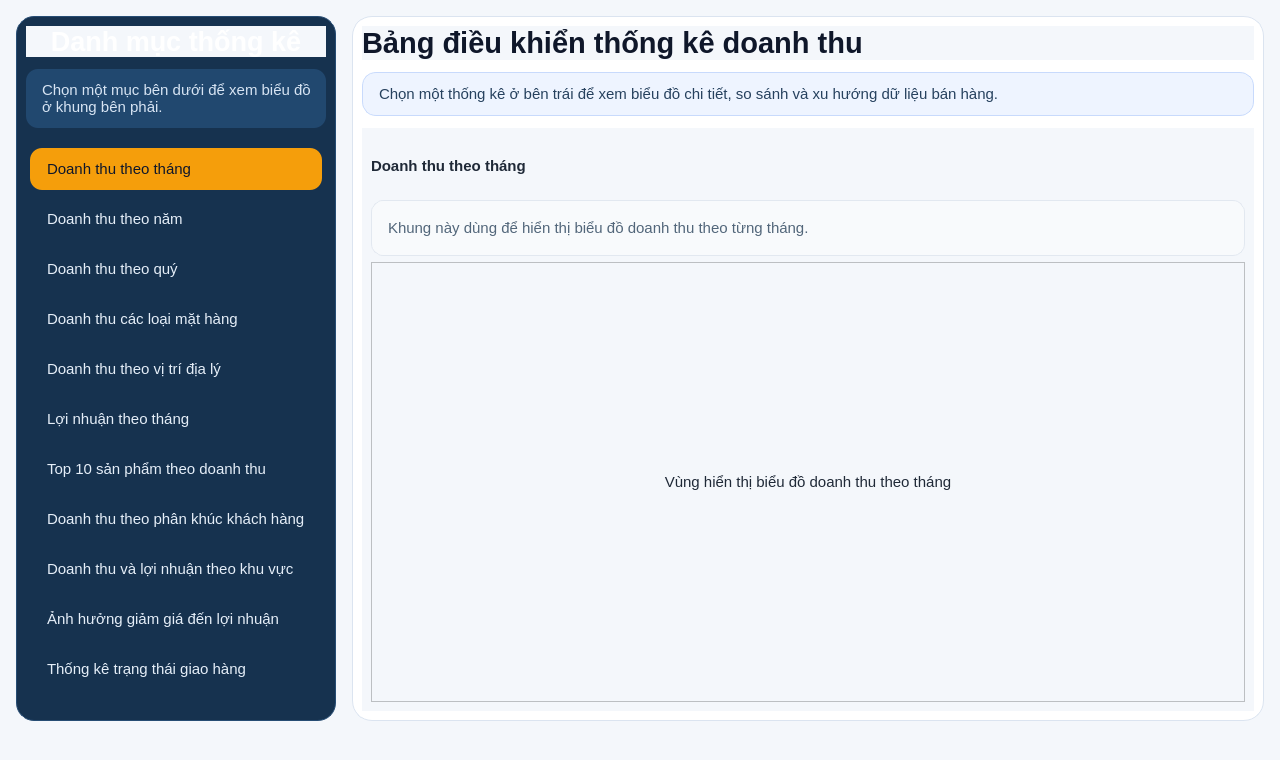
<?xml version="1.0" encoding="UTF-8"?>
<ui version="4.0">
 <class>MainWindow</class>
 <widget class="QMainWindow" name="MainWindow">
  <property name="geometry">
   <rect>
    <x>0</x>
    <y>0</y>
    <width>1280</width>
    <height>760</height>
   </rect>
  </property>
  <property name="windowTitle">
   <string>Thống kê doanh thu</string>
  </property>
  <property name="styleSheet">
   <string notr="true">QMainWindow, QWidget {
    background-color: #f4f7fb;
    color: #1f2937;
    font-family: "Segoe UI";
    font-size: 11pt;
}
QFrame#menuFrame {
    background-color: #16324f;
    border-radius: 18px;
    border: 1px solid #274d74;
}
QFrame#contentFrame {
    background-color: #ffffff;
    border-radius: 20px;
    border: 1px solid #dbe4f0;
}
QLabel#menuTitleLabel {
    color: #ffffff;
    font-size: 20pt;
    font-weight: 700;
}
QLabel#menuHintLabel {
    color: #d7e4f3;
    background-color: #21486f;
    border-radius: 12px;
    padding: 12px;
}
QListWidget#statisticsListWidget {
    background-color: transparent;
    border: none;
    color: #e5eef8;
    outline: 0;
    padding: 4px;
}
QListWidget#statisticsListWidget::item {
    background-color: transparent;
    border-radius: 12px;
    padding: 12px 14px;
    margin: 4px 0px;
}
QListWidget#statisticsListWidget::item:selected {
    background-color: #f59e0b;
    color: #0f172a;
    font-weight: 700;
}
QListWidget#statisticsListWidget::item:hover {
    background-color: #244f79;
}
QLabel#mainTitleLabel {
    color: #0f172a;
    font-size: 22pt;
    font-weight: 700;
}
QLabel#titleMonthLabel, QLabel#titleYearLabel, QLabel#titleQuarterLabel,
QLabel#titleCategoryLabel, QLabel#titleLocationLabel, QLabel#titleProfitMonthLabel,
QLabel#titleTopProductsLabel, QLabel#titleSegmentLabel, QLabel#titleRegionProfitLabel,
QLabel#titleDiscountProfitLabel, QLabel#titleShippingStatusLabel {
    color: #102a43;
    font-size: 16pt;
    font-weight: 700;
}
QLabel#descMonthLabel, QLabel#descYearLabel, QLabel#descQuarterLabel,
QLabel#descCategoryLabel, QLabel#descLocationLabel, QLabel#descProfitMonthLabel,
QLabel#descTopProductsLabel, QLabel#descSegmentLabel, QLabel#descRegionProfitLabel,
QLabel#descDiscountProfitLabel, QLabel#descShippingStatusLabel {
    color: #52667a;
    background-color: #f8fafc;
    border: 1px solid #e2e8f0;
    border-radius: 12px;
    padding: 10px 12px;
}
QFrame#chartMonthFrame, QFrame#chartYearFrame, QFrame#chartQuarterFrame,
QFrame#chartCategoryFrame, QFrame#chartLocationFrame, QFrame#chartProfitMonthFrame,
QFrame#chartTopProductsFrame, QFrame#chartSegmentFrame, QFrame#chartRegionProfitFrame,
QFrame#chartDiscountProfitFrame, QFrame#chartShippingStatusFrame {
    background-color: #ffffff;
    border: 1px solid #e2e8f0;
    border-radius: 16px;
}
QLabel#chartMonthPlaceholder, QLabel#chartYearPlaceholder, QLabel#chartQuarterPlaceholder,
QLabel#chartCategoryPlaceholder, QLabel#chartLocationPlaceholder, QLabel#chartProfitMonthPlaceholder,
QLabel#chartTopProductsPlaceholder, QLabel#chartSegmentPlaceholder, QLabel#chartRegionProfitPlaceholder,
QLabel#chartDiscountProfitPlaceholder, QLabel#chartShippingStatusPlaceholder {
    color: #7b8794;
    font-size: 12pt;
}</string>
  </property>
  <widget class="QWidget" name="centralwidget">
   <layout class="QHBoxLayout" name="horizontalLayout">
    <property name="spacing">
     <number>16</number>
    </property>
    <property name="leftMargin">
     <number>16</number>
    </property>
    <property name="topMargin">
     <number>16</number>
    </property>
    <property name="rightMargin">
     <number>16</number>
    </property>
    <property name="bottomMargin">
     <number>16</number>
    </property>
    <item>
     <widget class="QFrame" name="menuFrame">
      <property name="minimumSize">
       <size>
        <width>280</width>
        <height>0</height>
       </size>
      </property>
      <property name="maximumSize">
       <size>
        <width>320</width>
        <height>16777215</height>
       </size>
      </property>
      <property name="frameShape">
       <enum>QFrame::StyledPanel</enum>
      </property>
      <property name="frameShadow">
       <enum>QFrame::Raised</enum>
      </property>
      <layout class="QVBoxLayout" name="verticalLayoutMenu">
       <property name="spacing">
        <number>12</number>
       </property>
       <item>
        <widget class="QLabel" name="menuTitleLabel">
         <property name="font">
          <font>
           <pointsize>16</pointsize>
           <bold>true</bold>
          </font>
         </property>
         <property name="text">
          <string>Danh mục thống kê</string>
         </property>
         <property name="alignment">
          <set>Qt::AlignCenter</set>
         </property>
        </widget>
       </item>
       <item>
        <widget class="QLabel" name="menuHintLabel">
         <property name="text">
          <string>Chọn một mục bên dưới để xem biểu đồ ở khung bên phải.</string>
         </property>
         <property name="wordWrap">
          <bool>true</bool>
         </property>
        </widget>
       </item>
       <item>
        <widget class="QListWidget" name="statisticsListWidget">
         <property name="currentRow">
          <number>0</number>
         </property>
         <item>
          <property name="text">
           <string>Doanh thu theo tháng</string>
          </property>
         </item>
         <item>
          <property name="text">
           <string>Doanh thu theo năm</string>
          </property>
         </item>
         <item>
          <property name="text">
           <string>Doanh thu theo quý</string>
          </property>
         </item>
         <item>
          <property name="text">
           <string>Doanh thu các loại mặt hàng</string>
          </property>
         </item>
         <item>
          <property name="text">
           <string>Doanh thu theo vị trí địa lý</string>
          </property>
         </item>
         <item>
          <property name="text">
           <string>Lợi nhuận theo tháng</string>
          </property>
         </item>
         <item>
          <property name="text">
           <string>Top 10 sản phẩm theo doanh thu</string>
          </property>
         </item>
         <item>
          <property name="text">
           <string>Doanh thu theo phân khúc khách hàng</string>
          </property>
         </item>
         <item>
          <property name="text">
           <string>Doanh thu và lợi nhuận theo khu vực</string>
          </property>
         </item>
         <item>
          <property name="text">
           <string>Ảnh hưởng giảm giá đến lợi nhuận</string>
          </property>
         </item>
         <item>
          <property name="text">
           <string>Thống kê trạng thái giao hàng</string>
          </property>
         </item>
        </widget>
       </item>
      </layout>
     </widget>
    </item>
    <item>
     <widget class="QFrame" name="contentFrame">
      <property name="frameShape">
       <enum>QFrame::StyledPanel</enum>
      </property>
      <property name="frameShadow">
       <enum>QFrame::Raised</enum>
      </property>
      <layout class="QVBoxLayout" name="verticalLayoutContent">
       <property name="spacing">
        <number>12</number>
       </property>
       <item>
        <widget class="QLabel" name="mainTitleLabel">
         <property name="font">
          <font>
           <pointsize>18</pointsize>
           <bold>true</bold>
          </font>
         </property>
         <property name="text">
          <string>Bảng điều khiển thống kê doanh thu</string>
         </property>
        </widget>
       </item>
       <item>
        <widget class="QLabel" name="dashboardInfoLabel">
         <property name="text">
          <string>Chọn một thống kê ở bên trái để xem biểu đồ chi tiết, so sánh và xu hướng dữ liệu bán hàng.</string>
         </property>
         <property name="wordWrap">
          <bool>true</bool>
         </property>
         <property name="styleSheet">
          <string notr="true">background-color: #eef4ff;
border: 1px solid #c8dafc;
border-radius: 14px;
padding: 12px;
color: #26415e;</string>
         </property>
        </widget>
       </item>
       <item>
        <widget class="QStackedWidget" name="statisticsStackedWidget">
         <property name="currentIndex">
          <number>0</number>
         </property>
         <widget class="QWidget" name="pageMonth">
          <layout class="QVBoxLayout" name="verticalLayoutMonth">
           <item>
            <widget class="QLabel" name="titleMonthLabel">
             <property name="font">
              <font>
               <pointsize>15</pointsize>
               <bold>true</bold>
              </font>
             </property>
             <property name="text">
              <string>Doanh thu theo tháng</string>
             </property>
            </widget>
           </item>
           <item>
            <widget class="QLabel" name="descMonthLabel">
             <property name="text">
              <string>Khung này dùng để hiển thị biểu đồ doanh thu theo từng tháng.</string>
             </property>
             <property name="wordWrap">
              <bool>true</bool>
             </property>
            </widget>
           </item>
           <item>
            <widget class="QFrame" name="chartMonthFrame">
             <property name="frameShape">
              <enum>QFrame::StyledPanel</enum>
             </property>
             <layout class="QVBoxLayout" name="verticalLayoutMonthFrame">
              <item>
               <widget class="QLabel" name="chartMonthPlaceholder">
                <property name="minimumSize">
                 <size>
                  <width>0</width>
                  <height>420</height>
                 </size>
                </property>
                <property name="text">
                 <string>Vùng hiển thị biểu đồ doanh thu theo tháng</string>
                </property>
                <property name="alignment">
                 <set>Qt::AlignCenter</set>
                </property>
               </widget>
              </item>
             </layout>
            </widget>
           </item>
          </layout>
         </widget>
         <widget class="QWidget" name="pageYear">
          <layout class="QVBoxLayout" name="verticalLayoutYear">
           <item>
            <widget class="QLabel" name="titleYearLabel">
             <property name="font">
              <font>
               <pointsize>15</pointsize>
               <bold>true</bold>
              </font>
             </property>
             <property name="text">
              <string>Doanh thu theo năm</string>
             </property>
            </widget>
           </item>
           <item>
            <widget class="QLabel" name="descYearLabel">
             <property name="text">
              <string>Khung này dùng để hiển thị biểu đồ doanh thu theo từng năm.</string>
             </property>
             <property name="wordWrap">
              <bool>true</bool>
             </property>
            </widget>
           </item>
           <item>
            <widget class="QFrame" name="chartYearFrame">
             <property name="frameShape">
              <enum>QFrame::StyledPanel</enum>
             </property>
             <layout class="QVBoxLayout" name="verticalLayoutYearFrame">
              <item>
               <widget class="QLabel" name="chartYearPlaceholder">
                <property name="minimumSize">
                 <size>
                  <width>0</width>
                  <height>420</height>
                 </size>
                </property>
                <property name="text">
                 <string>Vùng hiển thị biểu đồ doanh thu theo năm</string>
                </property>
                <property name="alignment">
                 <set>Qt::AlignCenter</set>
                </property>
               </widget>
              </item>
             </layout>
            </widget>
           </item>
          </layout>
         </widget>
         <widget class="QWidget" name="pageQuarter">
          <layout class="QVBoxLayout" name="verticalLayoutQuarter">
           <item>
            <widget class="QLabel" name="titleQuarterLabel">
             <property name="font">
              <font>
               <pointsize>15</pointsize>
               <bold>true</bold>
              </font>
             </property>
             <property name="text">
              <string>Doanh thu theo quý</string>
             </property>
            </widget>
           </item>
           <item>
            <widget class="QLabel" name="descQuarterLabel">
             <property name="text">
              <string>Khung này dùng để hiển thị biểu đồ doanh thu theo từng quý.</string>
             </property>
             <property name="wordWrap">
              <bool>true</bool>
             </property>
            </widget>
           </item>
           <item>
            <widget class="QFrame" name="chartQuarterFrame">
             <property name="frameShape">
              <enum>QFrame::StyledPanel</enum>
             </property>
             <layout class="QVBoxLayout" name="verticalLayoutQuarterFrame">
              <item>
               <widget class="QLabel" name="chartQuarterPlaceholder">
                <property name="minimumSize">
                 <size>
                  <width>0</width>
                  <height>420</height>
                 </size>
                </property>
                <property name="text">
                 <string>Vùng hiển thị biểu đồ doanh thu theo quý</string>
                </property>
                <property name="alignment">
                 <set>Qt::AlignCenter</set>
                </property>
               </widget>
              </item>
             </layout>
            </widget>
           </item>
          </layout>
         </widget>
         <widget class="QWidget" name="pageCategory">
          <layout class="QVBoxLayout" name="verticalLayoutCategory">
           <item>
            <widget class="QLabel" name="titleCategoryLabel">
             <property name="font">
              <font>
               <pointsize>15</pointsize>
               <bold>true</bold>
              </font>
             </property>
             <property name="text">
              <string>Doanh thu các loại mặt hàng</string>
             </property>
            </widget>
           </item>
           <item>
            <widget class="QLabel" name="descCategoryLabel">
             <property name="text">
              <string>Khung này dùng để hiển thị biểu đồ doanh thu theo loại mặt hàng.</string>
             </property>
             <property name="wordWrap">
              <bool>true</bool>
             </property>
            </widget>
           </item>
           <item>
            <widget class="QFrame" name="chartCategoryFrame">
             <property name="frameShape">
              <enum>QFrame::StyledPanel</enum>
             </property>
             <layout class="QVBoxLayout" name="verticalLayoutCategoryFrame">
              <item>
               <widget class="QLabel" name="chartCategoryPlaceholder">
                <property name="minimumSize">
                 <size>
                  <width>0</width>
                  <height>420</height>
                 </size>
                </property>
                <property name="text">
                 <string>Vùng hiển thị biểu đồ doanh thu các loại mặt hàng</string>
                </property>
                <property name="alignment">
                 <set>Qt::AlignCenter</set>
                </property>
               </widget>
              </item>
             </layout>
            </widget>
           </item>
          </layout>
         </widget>
         <widget class="QWidget" name="pageLocation">
          <layout class="QVBoxLayout" name="verticalLayoutLocation">
           <item>
            <widget class="QLabel" name="titleLocationLabel">
             <property name="font">
              <font>
               <pointsize>15</pointsize>
               <bold>true</bold>
              </font>
             </property>
             <property name="text">
              <string>Doanh thu theo vị trí địa lý</string>
             </property>
            </widget>
           </item>
           <item>
            <widget class="QLabel" name="descLocationLabel">
             <property name="text">
              <string>Khung này dùng để hiển thị biểu đồ doanh thu theo khu vực hoặc địa phương.</string>
             </property>
             <property name="wordWrap">
              <bool>true</bool>
             </property>
            </widget>
           </item>
           <item>
            <widget class="QFrame" name="chartLocationFrame">
             <property name="frameShape">
              <enum>QFrame::StyledPanel</enum>
             </property>
             <layout class="QVBoxLayout" name="verticalLayoutLocationFrame">
              <item>
               <widget class="QLabel" name="chartLocationPlaceholder">
                <property name="minimumSize">
                 <size>
                  <width>0</width>
                  <height>420</height>
                 </size>
                </property>
                <property name="text">
                 <string>Vùng hiển thị biểu đồ doanh thu theo vị trí địa lý</string>
                </property>
                <property name="alignment">
                 <set>Qt::AlignCenter</set>
                </property>
               </widget>
              </item>
             </layout>
            </widget>
           </item>
          </layout>
         </widget>
         <widget class="QWidget" name="pageProfitMonth">
          <layout class="QVBoxLayout" name="verticalLayoutProfitMonth">
           <item>
            <widget class="QLabel" name="titleProfitMonthLabel">
             <property name="font">
              <font>
               <pointsize>15</pointsize>
               <bold>true</bold>
              </font>
             </property>
             <property name="text">
              <string>Lợi nhuận theo tháng</string>
             </property>
            </widget>
           </item>
           <item>
            <widget class="QLabel" name="descProfitMonthLabel">
             <property name="text">
              <string>Khung này dùng để hiển thị xu hướng lợi nhuận theo từng tháng.</string>
             </property>
             <property name="wordWrap">
              <bool>true</bool>
             </property>
            </widget>
           </item>
           <item>
            <widget class="QFrame" name="chartProfitMonthFrame">
             <property name="frameShape">
              <enum>QFrame::StyledPanel</enum>
             </property>
             <layout class="QVBoxLayout" name="verticalLayoutProfitMonthFrame">
              <item>
               <widget class="QLabel" name="chartProfitMonthPlaceholder">
                <property name="minimumSize">
                 <size>
                  <width>0</width>
                  <height>420</height>
                 </size>
                </property>
                <property name="text">
                 <string>Vùng hiển thị biểu đồ lợi nhuận theo tháng</string>
                </property>
                <property name="alignment">
                 <set>Qt::AlignCenter</set>
                </property>
               </widget>
              </item>
             </layout>
            </widget>
           </item>
          </layout>
         </widget>
         <widget class="QWidget" name="pageTopProducts">
          <layout class="QVBoxLayout" name="verticalLayoutTopProducts">
           <item>
            <widget class="QLabel" name="titleTopProductsLabel">
             <property name="font">
              <font>
               <pointsize>15</pointsize>
               <bold>true</bold>
              </font>
             </property>
             <property name="text">
              <string>Top 10 sản phẩm theo doanh thu</string>
             </property>
            </widget>
           </item>
           <item>
            <widget class="QLabel" name="descTopProductsLabel">
             <property name="text">
              <string>Khung này dùng để hiển thị những sản phẩm tạo ra doanh thu cao nhất.</string>
             </property>
             <property name="wordWrap">
              <bool>true</bool>
             </property>
            </widget>
           </item>
           <item>
            <widget class="QFrame" name="chartTopProductsFrame">
             <property name="frameShape">
              <enum>QFrame::StyledPanel</enum>
             </property>
             <layout class="QVBoxLayout" name="verticalLayoutTopProductsFrame">
              <item>
               <widget class="QLabel" name="chartTopProductsPlaceholder">
                <property name="minimumSize">
                 <size>
                  <width>0</width>
                  <height>420</height>
                 </size>
                </property>
                <property name="text">
                 <string>Vùng hiển thị top 10 sản phẩm theo doanh thu</string>
                </property>
                <property name="alignment">
                 <set>Qt::AlignCenter</set>
                </property>
               </widget>
              </item>
             </layout>
            </widget>
           </item>
          </layout>
         </widget>
         <widget class="QWidget" name="pageSegment">
          <layout class="QVBoxLayout" name="verticalLayoutSegment">
           <item>
            <widget class="QLabel" name="titleSegmentLabel">
             <property name="font">
              <font>
               <pointsize>15</pointsize>
               <bold>true</bold>
              </font>
             </property>
             <property name="text">
              <string>Doanh thu theo phân khúc khách hàng</string>
             </property>
            </widget>
           </item>
           <item>
            <widget class="QLabel" name="descSegmentLabel">
             <property name="text">
              <string>Khung này dùng để so sánh doanh thu giữa các phân khúc khách hàng.</string>
             </property>
             <property name="wordWrap">
              <bool>true</bool>
             </property>
            </widget>
           </item>
           <item>
            <widget class="QFrame" name="chartSegmentFrame">
             <property name="frameShape">
              <enum>QFrame::StyledPanel</enum>
             </property>
             <layout class="QVBoxLayout" name="verticalLayoutSegmentFrame">
              <item>
               <widget class="QLabel" name="chartSegmentPlaceholder">
                <property name="minimumSize">
                 <size>
                  <width>0</width>
                  <height>420</height>
                 </size>
                </property>
                <property name="text">
                 <string>Vùng hiển thị doanh thu theo phân khúc khách hàng</string>
                </property>
                <property name="alignment">
                 <set>Qt::AlignCenter</set>
                </property>
               </widget>
              </item>
             </layout>
            </widget>
           </item>
          </layout>
         </widget>
         <widget class="QWidget" name="pageRegionProfit">
          <layout class="QVBoxLayout" name="verticalLayoutRegionProfit">
           <item>
            <widget class="QLabel" name="titleRegionProfitLabel">
             <property name="font">
              <font>
               <pointsize>15</pointsize>
               <bold>true</bold>
              </font>
             </property>
             <property name="text">
              <string>Doanh thu và lợi nhuận theo khu vực</string>
             </property>
            </widget>
           </item>
           <item>
            <widget class="QLabel" name="descRegionProfitLabel">
             <property name="text">
              <string>Khung này dùng để so sánh doanh thu và lợi nhuận giữa các khu vực.</string>
             </property>
             <property name="wordWrap">
              <bool>true</bool>
             </property>
            </widget>
           </item>
           <item>
            <widget class="QFrame" name="chartRegionProfitFrame">
             <property name="frameShape">
              <enum>QFrame::StyledPanel</enum>
             </property>
             <layout class="QVBoxLayout" name="verticalLayoutRegionProfitFrame">
              <item>
               <widget class="QLabel" name="chartRegionProfitPlaceholder">
                <property name="minimumSize">
                 <size>
                  <width>0</width>
                  <height>420</height>
                 </size>
                </property>
                <property name="text">
                 <string>Vùng hiển thị doanh thu và lợi nhuận theo khu vực</string>
                </property>
                <property name="alignment">
                 <set>Qt::AlignCenter</set>
                </property>
               </widget>
              </item>
             </layout>
            </widget>
           </item>
          </layout>
         </widget>
         <widget class="QWidget" name="pageDiscountProfit">
          <layout class="QVBoxLayout" name="verticalLayoutDiscountProfit">
           <item>
            <widget class="QLabel" name="titleDiscountProfitLabel">
             <property name="font">
              <font>
               <pointsize>15</pointsize>
               <bold>true</bold>
              </font>
             </property>
             <property name="text">
              <string>Ảnh hưởng giảm giá đến lợi nhuận</string>
             </property>
            </widget>
           </item>
           <item>
            <widget class="QLabel" name="descDiscountProfitLabel">
             <property name="text">
              <string>Khung này dùng để quan sát mối liên hệ giữa mức giảm giá và lợi nhuận trung bình.</string>
             </property>
             <property name="wordWrap">
              <bool>true</bool>
             </property>
            </widget>
           </item>
           <item>
            <widget class="QFrame" name="chartDiscountProfitFrame">
             <property name="frameShape">
              <enum>QFrame::StyledPanel</enum>
             </property>
             <layout class="QVBoxLayout" name="verticalLayoutDiscountProfitFrame">
              <item>
               <widget class="QLabel" name="chartDiscountProfitPlaceholder">
                <property name="minimumSize">
                 <size>
                  <width>0</width>
                  <height>420</height>
                 </size>
                </property>
                <property name="text">
                 <string>Vùng hiển thị ảnh hưởng giảm giá đến lợi nhuận</string>
                </property>
                <property name="alignment">
                 <set>Qt::AlignCenter</set>
                </property>
               </widget>
              </item>
             </layout>
            </widget>
           </item>
          </layout>
         </widget>
         <widget class="QWidget" name="pageShippingStatus">
          <layout class="QVBoxLayout" name="verticalLayoutShippingStatus">
           <item>
            <widget class="QLabel" name="titleShippingStatusLabel">
             <property name="font">
              <font>
               <pointsize>15</pointsize>
               <bold>true</bold>
              </font>
             </property>
             <property name="text">
              <string>Thống kê trạng thái giao hàng</string>
             </property>
            </widget>
           </item>
           <item>
            <widget class="QLabel" name="descShippingStatusLabel">
             <property name="text">
              <string>Khung này dùng để thống kê số đơn theo trạng thái giao hàng và thời gian giao trung bình.</string>
             </property>
             <property name="wordWrap">
              <bool>true</bool>
             </property>
            </widget>
           </item>
           <item>
            <widget class="QFrame" name="chartShippingStatusFrame">
             <property name="frameShape">
              <enum>QFrame::StyledPanel</enum>
             </property>
             <layout class="QVBoxLayout" name="verticalLayoutShippingStatusFrame">
              <item>
               <widget class="QLabel" name="chartShippingStatusPlaceholder">
                <property name="minimumSize">
                 <size>
                  <width>0</width>
                  <height>420</height>
                 </size>
                </property>
                <property name="text">
                 <string>Vùng hiển thị thống kê trạng thái giao hàng</string>
                </property>
                <property name="alignment">
                 <set>Qt::AlignCenter</set>
                </property>
               </widget>
              </item>
             </layout>
            </widget>
           </item>
          </layout>
         </widget>
        </widget>
       </item>
      </layout>
     </widget>
    </item>
   </layout>
  </widget>
  <widget class="QMenuBar" name="menubar">
   <property name="geometry">
    <rect>
     <x>0</x>
     <y>0</y>
     <width>1280</width>
     <height>26</height>
    </rect>
   </property>
  </widget>
  <widget class="QStatusBar" name="statusbar"/>
 </widget>
 <resources/>
 <connections>
  <connection>
   <sender>statisticsListWidget</sender>
   <signal>currentRowChanged(int)</signal>
   <receiver>statisticsStackedWidget</receiver>
   <slot>setCurrentIndex(int)</slot>
   <hints>
    <hint type="sourcelabel">
     <x>113</x>
     <y>253</y>
    </hint>
    <hint type="destinationlabel">
     <x>889</x>
     <y>357</y>
    </hint>
   </hints>
  </connection>
 </connections>
</ui>
